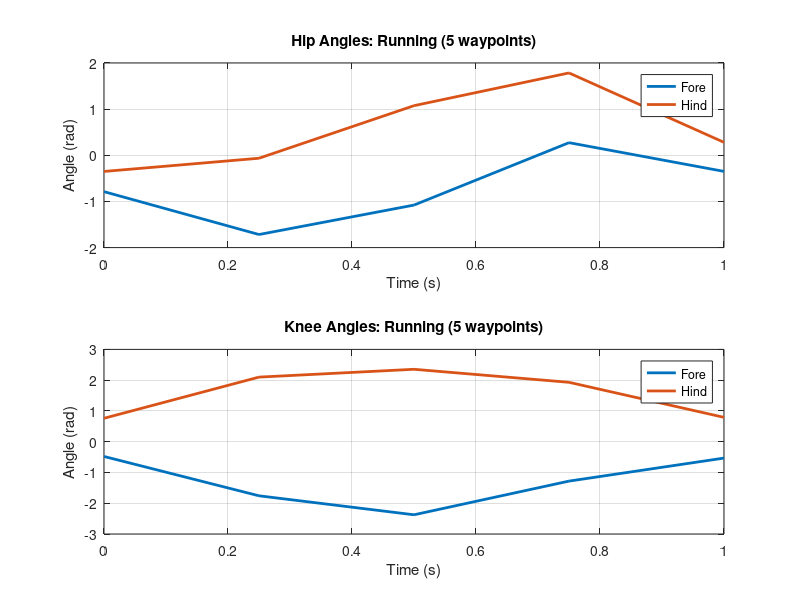

The MATLAB script that drew this image:
% data from https://www.sciencedirect.com/science/article/pii/S2667379721000334#appA
%clc,clear

% Parameters
n = 5;                  % Interpolation points per gait
tt = 1;                   % Total time for the motion (seconds)
t_stationary = 0;          % Time at the start where the robot is stationary (seconds)
steps = 1;                % Total number of steps
t_gait = (tt - t_stationary) / steps; % Period for each gait cycle (seconds)
phase_offset=0.5;
% Fore leg joint angles (19 moments)
fore_leg_data = [
    -135.15, 27.49, -11.49;
    -154.67, 27.08, -31.33;
    -169.29, 45.25, -51.57;
    -178.41, 67.56, -72.61;
    -186.48, 91.50, -89.01;
    -190.26, 109.99, -100.40;
    -186.05, 123.83, -112.25;
    -176.81, 132.31, -119.91;
    -165.18, 135.66, -123.72;
    -151.81, 136.11, -123.09;
    -137.32, 133.38, -116.44;
    -119.06, 124.79, -99.55;
    -100.48, 110.35, -75.98;
    -82.99, 88.28, -35.06;
    -65.69, 58.51, 1.27;
    -50.75, 20.04, 15.72;
    -60.38, 25.94, 7.80;
    -81.39, 25.95, 4.50;
    -110.00, 30.51, -2.64
];

% Hind leg joint angles (19 moments)
hind_leg_data = [
    -110.07, -43.59, 39.35;
    -125.11, -48.07, 36.26;
    -130.46, -53.90, 29.53;
    -116.37, -88.06, 31.88;
    -101.57, -112.11, 38.27;
    -85.76, -128.43, 67.40;
    -71.20, -134.32, 85.82;
    -55.72, -136.46, 99.24;
    -42.22, -135.97, 113.11;
    -28.40, -134.84, 126.60;
    -13.99, -135.23, 127.85;
    -1.54, -134.67, 118.17;
    7.99, -130.12, 106.86;
    13.94, -118.94, 92.70;
    10.52, -102.23, 80.91;
    1.70, -84.00, 68.78;
    -10.28, -64.01, 52.58;
    -39.60, -33.34, 35.47;
    -73.93, -45.34, 49.04
];

% Interpolation for trajectories
original_points = linspace(0, 1, 19); % Original moments
interpolated_points = linspace(0, 1, n);

% Fore leg interpolation
fore_hip = interp1(original_points, fore_leg_data(:, 1), interpolated_points);
fore_knee = interp1(original_points, fore_leg_data(:, 2), interpolated_points);
fore_ankle = interp1(original_points, fore_leg_data(:, 3), interpolated_points);

% Hind leg interpolation
hind_hip = interp1(original_points, hind_leg_data(:, 1), interpolated_points);
hind_knee = interp1(original_points, hind_leg_data(:, 2), interpolated_points);
hind_ankle = interp1(original_points, hind_leg_data(:, 3), interpolated_points);

% Time vectors
t_gait_points = linspace(0, t_gait, n); % Time for one gait cycle
t_total = linspace(0, tt, n * steps + n * (t_stationary / t_gait)); % Total time with stationary period

% Fore and Hind leg trajectories (per gait cycle)
fore_leg_traj = [t_gait_points', fore_hip'+90, -fore_knee'];
hind_leg_traj = [t_gait_points', hind_hip'+90, -hind_knee'];

%phase offset
if steps ~= 1
    hind_leg_traj(:,2:3)=circshift(hind_leg_traj(:,2:3), phase_offset*n,1);
end

% Initialize arrays for entire sequence
jAngsF_cheetah = zeros(length(t_total), 3);
jAngsH_cheetah = zeros(length(t_total), 3);

% Assign time vectors
jAngsF_cheetah(:, 1) = t_total;
jAngsH_cheetah(:, 1) = t_total;

% Stationary phase
stationary_frames = n * (t_stationary / t_gait);
jAngsF_cheetah(1:stationary_frames, 2:3) = repmat(fore_leg_traj(1, 2:3), stationary_frames, 1);
jAngsH_cheetah(1:stationary_frames, 2:3) = repmat(hind_leg_traj(1, 2:3), stationary_frames, 1);

% Repeated gait cycles
for step = 1:steps
    start_idx = stationary_frames + (step - 1) * n + 1;
    end_idx = stationary_frames + step * n;
    jAngsF_cheetah(start_idx:end_idx, 2:3) = fore_leg_traj(:, 2:3);
    jAngsH_cheetah(start_idx:end_idx, 2:3) = hind_leg_traj(:, 2:3);
end

% Convert to radians
jAngsF_cheetah_rad = jAngsF_cheetah;
jAngsH_cheetah_rad = jAngsH_cheetah;
jAngsF_cheetah_rad(:, 2:3) = deg2rad(jAngsF_cheetah_rad(:, 2:3));
jAngsH_cheetah_rad(:, 2:3) = deg2rad(jAngsH_cheetah_rad(:, 2:3));



%% Save data
save('cheetah_traj_haha.mat', 'jAngsF_cheetah', 'jAngsH_cheetah', 'jAngsF_cheetah_rad', 'jAngsH_cheetah_rad');

if steps==1 %for single gait cycle trajectories (making waypoints for optimization code)
    load('cheetah_traj_haha.mat')
    hip_motion_F=jAngsF_cheetah_rad(:,2)';
    knee_motion_F=jAngsF_cheetah_rad(:,3)'; %ignore left as left is just right traj with phase offset
    hip_motion_H=jAngsH_cheetah_rad(:,2)';
    knee_motion_H=jAngsH_cheetah_rad(:,3)'; %ignore left as left is just right traj with phase offset
    traj_times=jAngsH_cheetah_rad(:,1)';
    save('cheetah_waypoints.mat','hip_motion_F','knee_motion_F','hip_motion_H','knee_motion_H', 'traj_times')
end
%% plot
figure('Name','waypoints')
subplot(2,1,1);
plot(jAngsF_cheetah_rad(:,1), jAngsF_cheetah_rad(:,2), 'LineWidth', 2); 
hold on;
plot(jAngsH_cheetah_rad(:,1), jAngsH_cheetah_rad(:,2), 'LineWidth', 2);
xlabel('Time (s)'); ylabel('Angle (rad)');
legend('Fore', 'Hind');
title(['Hip Angles: Running (', num2str(n), ' waypoints)']);
grid on;
subplot(2,1,2);
plot(jAngsF_cheetah_rad(:,1), jAngsF_cheetah_rad(:,3), 'LineWidth', 2); 
hold on;
plot(jAngsH_cheetah_rad(:,1), jAngsH_cheetah_rad(:,3), 'LineWidth', 2);
xlabel('Time (s)'); ylabel('Angle (rad)');
legend('Fore', 'Hind');
title(['Knee Angles: Running (', num2str(n), ' waypoints)']);
grid on;